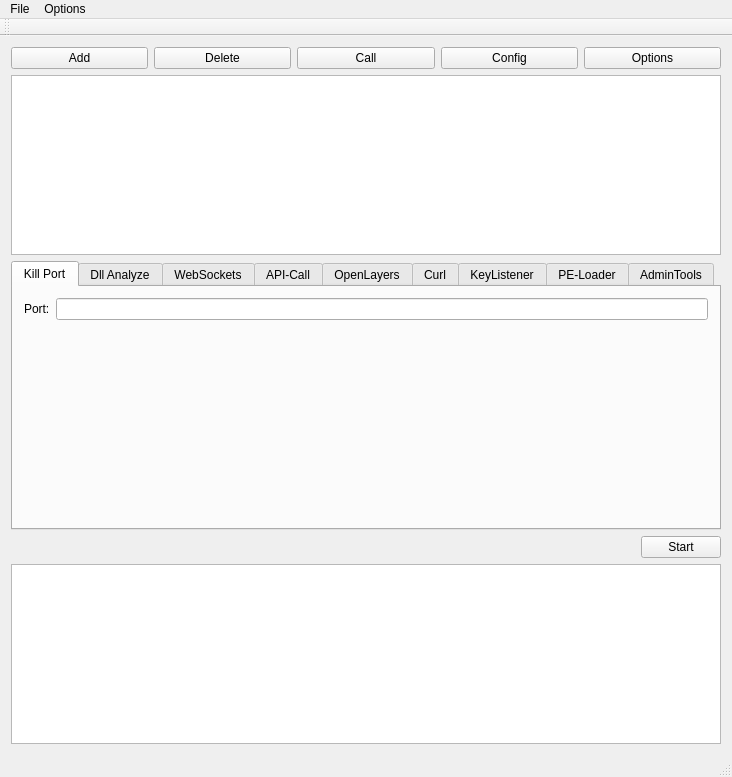
<?xml version="1.0" encoding="UTF-8"?>
<ui version="4.0">
 <class>DevAdminClass</class>
 <widget class="QMainWindow" name="DevAdminClass">
  <property name="geometry">
   <rect>
    <x>0</x>
    <y>0</y>
    <width>732</width>
    <height>777</height>
   </rect>
  </property>
  <property name="sizePolicy">
   <sizepolicy hsizetype="Preferred" vsizetype="Maximum">
    <horstretch>0</horstretch>
    <verstretch>0</verstretch>
   </sizepolicy>
  </property>
  <property name="windowTitle">
   <string>DevAdmin</string>
  </property>
  <widget class="QWidget" name="centralWidget">
   <layout class="QGridLayout" name="gridLayout_2">
    <item row="0" column="0">
     <layout class="QVBoxLayout" name="MainVerticalLayout" stretch="0,4,6,0,4">
      <item>
       <layout class="QHBoxLayout" name="horizontalButtonRow">
        <item>
         <widget class="QPushButton" name="pushButton_Add">
          <property name="sizePolicy">
           <sizepolicy hsizetype="Minimum" vsizetype="Preferred">
            <horstretch>0</horstretch>
            <verstretch>0</verstretch>
           </sizepolicy>
          </property>
          <property name="text">
           <string>Add</string>
          </property>
          <property name="icon">
           <iconset resource="DevAdmin.qrc">
            <normaloff>:/DevAdmin/ressources/add-box-svgrepo-com.svg</normaloff>:/DevAdmin/ressources/add-box-svgrepo-com.svg</iconset>
          </property>
          <property name="iconSize">
           <size>
            <width>32</width>
            <height>32</height>
           </size>
          </property>
         </widget>
        </item>
        <item>
         <widget class="QPushButton" name="pushButton_Delete">
          <property name="sizePolicy">
           <sizepolicy hsizetype="Minimum" vsizetype="Preferred">
            <horstretch>0</horstretch>
            <verstretch>0</verstretch>
           </sizepolicy>
          </property>
          <property name="text">
           <string>Delete</string>
          </property>
          <property name="icon">
           <iconset resource="DevAdmin.qrc">
            <normaloff>:/DevAdmin/ressources/checkbox-indeterminate-svgrepo-com.svg</normaloff>:/DevAdmin/ressources/checkbox-indeterminate-svgrepo-com.svg</iconset>
          </property>
          <property name="iconSize">
           <size>
            <width>32</width>
            <height>32</height>
           </size>
          </property>
         </widget>
        </item>
        <item>
         <widget class="QPushButton" name="pushButton_Call">
          <property name="sizePolicy">
           <sizepolicy hsizetype="Minimum" vsizetype="Preferred">
            <horstretch>0</horstretch>
            <verstretch>0</verstretch>
           </sizepolicy>
          </property>
          <property name="text">
           <string>Call</string>
          </property>
          <property name="icon">
           <iconset resource="DevAdmin.qrc">
            <normaloff>:/DevAdmin/ressources/arrow-right-circle-svgrepo-com.svg</normaloff>:/DevAdmin/ressources/arrow-right-circle-svgrepo-com.svg</iconset>
          </property>
          <property name="iconSize">
           <size>
            <width>32</width>
            <height>32</height>
           </size>
          </property>
         </widget>
        </item>
        <item>
         <widget class="QPushButton" name="pushButton_Config">
          <property name="sizePolicy">
           <sizepolicy hsizetype="Minimum" vsizetype="Preferred">
            <horstretch>0</horstretch>
            <verstretch>0</verstretch>
           </sizepolicy>
          </property>
          <property name="text">
           <string>Config</string>
          </property>
          <property name="icon">
           <iconset resource="DevAdmin.qrc">
            <normaloff>:/DevAdmin/ressources/hammer-svgrepo-com.svg</normaloff>:/DevAdmin/ressources/hammer-svgrepo-com.svg</iconset>
          </property>
          <property name="iconSize">
           <size>
            <width>32</width>
            <height>32</height>
           </size>
          </property>
         </widget>
        </item>
        <item>
         <widget class="QPushButton" name="pushButton_Options">
          <property name="sizePolicy">
           <sizepolicy hsizetype="Minimum" vsizetype="Preferred">
            <horstretch>0</horstretch>
            <verstretch>0</verstretch>
           </sizepolicy>
          </property>
          <property name="text">
           <string>Options</string>
          </property>
          <property name="icon">
           <iconset resource="DevAdmin.qrc">
            <normaloff>:/DevAdmin/ressources/finder-svgrepo-com.svg</normaloff>:/DevAdmin/ressources/finder-svgrepo-com.svg</iconset>
          </property>
          <property name="iconSize">
           <size>
            <width>32</width>
            <height>32</height>
           </size>
          </property>
         </widget>
        </item>
       </layout>
      </item>
      <item>
       <widget class="QListView" name="listView_Scripts"/>
      </item>
      <item>
       <widget class="QTabWidget" name="tabWidget_Functions">
        <property name="currentIndex">
         <number>0</number>
        </property>
        <widget class="QWidget" name="tab">
         <attribute name="title">
          <string>Kill Port</string>
         </attribute>
         <layout class="QVBoxLayout" name="verticalLayout_2">
          <item>
           <layout class="QGridLayout" name="gridLayout" columnstretch="0,4">
            <item row="0" column="0">
             <widget class="QLabel" name="label">
              <property name="text">
               <string>Port:</string>
              </property>
             </widget>
            </item>
            <item row="1" column="0">
             <spacer name="verticalSpacer">
              <property name="orientation">
               <enum>Qt::Vertical</enum>
              </property>
              <property name="sizeHint" stdset="0">
               <size>
                <width>20</width>
                <height>40</height>
               </size>
              </property>
             </spacer>
            </item>
            <item row="0" column="1">
             <widget class="QLineEdit" name="lineEdit"/>
            </item>
           </layout>
          </item>
         </layout>
        </widget>
        <widget class="QWidget" name="tab_2">
         <attribute name="title">
          <string>Dll Analyze</string>
         </attribute>
         <layout class="QVBoxLayout" name="verticalLayout_3"/>
        </widget>
        <widget class="QWidget" name="tab_7">
         <attribute name="title">
          <string>WebSockets</string>
         </attribute>
        </widget>
        <widget class="QWidget" name="tab_8">
         <attribute name="title">
          <string>API-Call</string>
         </attribute>
        </widget>
        <widget class="QWidget" name="tab_9">
         <attribute name="title">
          <string>OpenLayers</string>
         </attribute>
        </widget>
        <widget class="QWidget" name="tab_10">
         <attribute name="title">
          <string>Curl</string>
         </attribute>
        </widget>
        <widget class="QWidget" name="tab_11">
         <attribute name="title">
          <string>KeyListener</string>
         </attribute>
        </widget>
        <widget class="QWidget" name="tab_12">
         <attribute name="title">
          <string>PE-Loader</string>
         </attribute>
        </widget>
        <widget class="QWidget" name="tab_13">
         <attribute name="title">
          <string>AdminTools</string>
         </attribute>
        </widget>
       </widget>
      </item>
      <item>
       <layout class="QHBoxLayout" name="buttonBar">
        <item>
         <spacer name="horizontalSpacer">
          <property name="orientation">
           <enum>Qt::Horizontal</enum>
          </property>
          <property name="sizeHint" stdset="0">
           <size>
            <width>40</width>
            <height>20</height>
           </size>
          </property>
         </spacer>
        </item>
        <item>
         <widget class="QPushButton" name="startButton">
          <property name="text">
           <string>Start</string>
          </property>
         </widget>
        </item>
       </layout>
      </item>
      <item>
       <widget class="QPlainTextEdit" name="text_Info"/>
      </item>
     </layout>
    </item>
   </layout>
  </widget>
  <widget class="QMenuBar" name="menuBar">
   <property name="geometry">
    <rect>
     <x>0</x>
     <y>0</y>
     <width>732</width>
     <height>22</height>
    </rect>
   </property>
   <widget class="QMenu" name="menuFile">
    <property name="title">
     <string>File</string>
    </property>
    <addaction name="actionQuit"/>
   </widget>
   <widget class="QMenu" name="menuOptions">
    <property name="title">
     <string>Options</string>
    </property>
   </widget>
   <addaction name="menuFile"/>
   <addaction name="menuOptions"/>
  </widget>
  <widget class="QToolBar" name="mainToolBar">
   <attribute name="toolBarArea">
    <enum>TopToolBarArea</enum>
   </attribute>
   <attribute name="toolBarBreak">
    <bool>false</bool>
   </attribute>
  </widget>
  <widget class="QStatusBar" name="statusBar"/>
  <action name="actionQuit">
   <property name="text">
    <string>Quit</string>
   </property>
  </action>
 </widget>
 <layoutdefault spacing="6" margin="11"/>
 <resources>
  <include location="DevAdmin.qrc"/>
 </resources>
 <connections/>
</ui>
